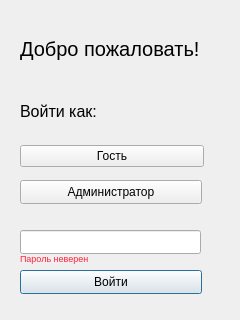
<?xml version="1.0" encoding="UTF-8"?>
<ui version="4.0">
 <class>Start</class>
 <widget class="QDialog" name="Start">
  <property name="geometry">
   <rect>
    <x>0</x>
    <y>0</y>
    <width>240</width>
    <height>320</height>
   </rect>
  </property>
  <property name="windowTitle">
   <string>Dialog</string>
  </property>
  <widget class="QPushButton" name="pushButton_3">
   <property name="enabled">
    <bool>true</bool>
   </property>
   <property name="geometry">
    <rect>
     <x>20</x>
     <y>270</y>
     <width>182</width>
     <height>24</height>
    </rect>
   </property>
   <property name="text">
    <string>Войти</string>
   </property>
  </widget>
  <widget class="QLabel" name="wrongPassword">
   <property name="enabled">
    <bool>true</bool>
   </property>
   <property name="geometry">
    <rect>
     <x>20</x>
     <y>250</y>
     <width>71</width>
     <height>16</height>
    </rect>
   </property>
   <property name="font">
    <font>
     <pointsize>7</pointsize>
    </font>
   </property>
   <property name="autoFillBackground">
    <bool>false</bool>
   </property>
   <property name="styleSheet">
    <string notr="true">color: rgb(255, 35, 57);</string>
   </property>
   <property name="text">
    <string>Пароль неверен</string>
   </property>
  </widget>
  <widget class="QPushButton" name="pushButton">
   <property name="geometry">
    <rect>
     <x>20</x>
     <y>180</y>
     <width>182</width>
     <height>24</height>
    </rect>
   </property>
   <property name="text">
    <string>Администратор</string>
   </property>
  </widget>
  <widget class="QLineEdit" name="passwordLine">
   <property name="geometry">
    <rect>
     <x>20</x>
     <y>230</y>
     <width>181</width>
     <height>24</height>
    </rect>
   </property>
   <property name="inputMethodHints">
    <set>Qt::ImhNone</set>
   </property>
  </widget>
  <widget class="QWidget" name="layoutWidget">
   <property name="geometry">
    <rect>
     <x>20</x>
     <y>20</y>
     <width>184</width>
     <height>147</height>
    </rect>
   </property>
   <layout class="QVBoxLayout" name="verticalLayout">
    <item>
     <widget class="QLabel" name="label">
      <property name="font">
       <font>
        <pointsize>15</pointsize>
       </font>
      </property>
      <property name="text">
       <string>Добро пожаловать!</string>
      </property>
     </widget>
    </item>
    <item>
     <widget class="QLabel" name="label_2">
      <property name="font">
       <font>
        <pointsize>12</pointsize>
       </font>
      </property>
      <property name="text">
       <string>Войти как:</string>
      </property>
     </widget>
    </item>
    <item>
     <widget class="QPushButton" name="pushButton_2">
      <property name="text">
       <string>Гость</string>
      </property>
     </widget>
    </item>
   </layout>
  </widget>
 </widget>
 <resources/>
 <connections/>
</ui>
